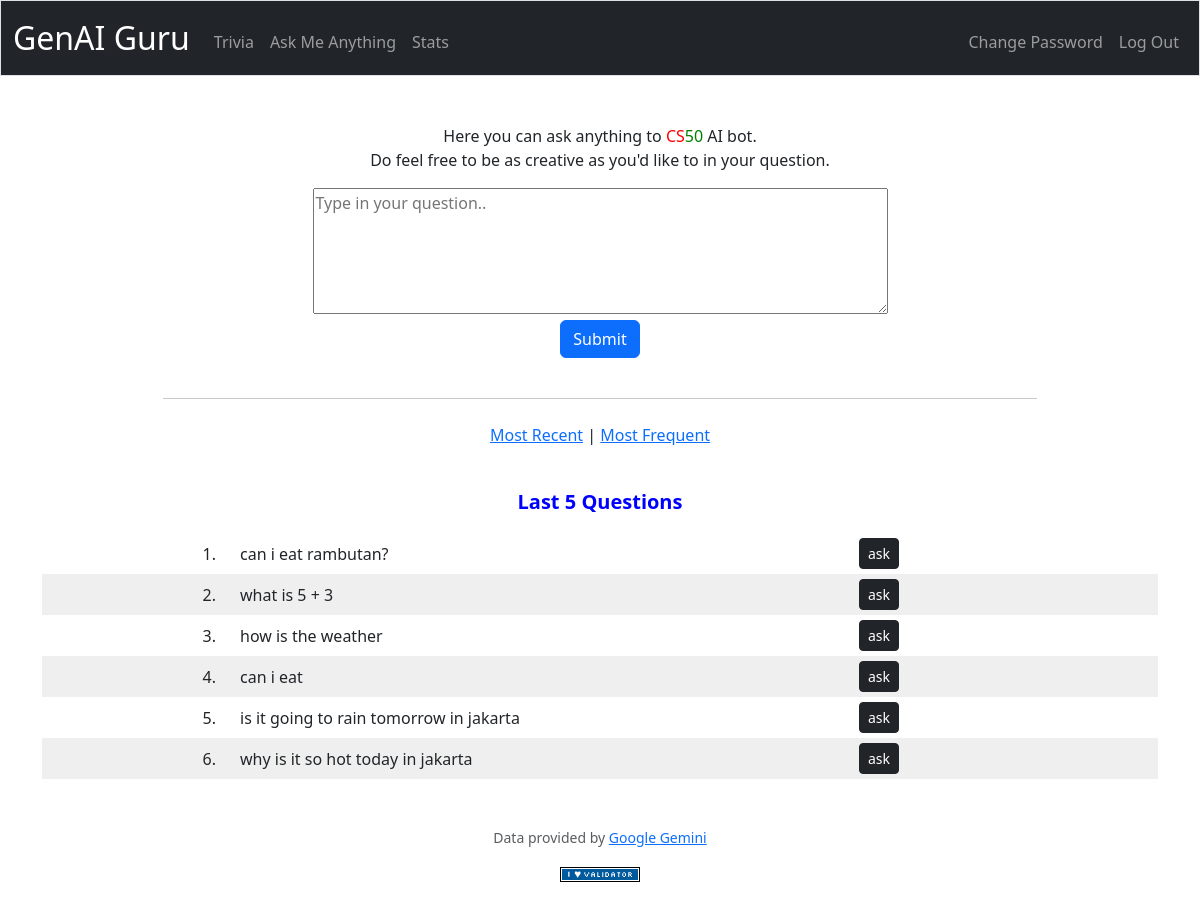
Page /ama?type=frequent (signed in) on the committed database.
### tables this page shows
CREATE TABLE history (
    id INTEGER PRIMARY KEY AUTOINCREMENT NOT NULL,
    user_id INTEGER NOT NULL,
    question TEXT NOT NULL,
    counter INTEGER NOT NULL DEFAULT 1,
    timestamp TIMESTAMP,
    FOREIGN KEY (user_id) REFERENCES users(id)
);

### app.py (the view, shortened to what this page needs)
@app.route("/ama", methods=["GET", "POST"])
@login_required
def ama():
    user_id = session["user_id"]
    if request.method == "POST":
        question = request.form.get("question").strip()
        if (question is None or len(question) == 0):
            return apology("Missing question!")
        response = fetch_ama_response(question)
        return render_template("ama_done.html", question=question, answer=markdown(response))
    else:
        questionid = request.args.get("questionid")
        if not questionid:
            type = request.args.get("type")
            orderby = "timestamp"
            if type == "frequent":
                orderby = "counter"
            rows = db.execute("SELECT id, question FROM history WHERE user_id=? ORDER BY %s DESC \
                              LIMIT ?" % orderby, user_id, MOST_RECENT_QUESTIONS)
            questions = []
            for row in rows:
                questions.append((row["id"], row["question"]))
            return render_template("ama.html", questions=questions)

### app.py (called while the page is built)
@app.after_request
def after_request(response):
    response.headers["Cache-Control"] = "no-cache, no-store, must-revalidate"
    response.headers["Expires"] = 0
    response.headers["Pragma"] = "no-cache"
    return response

### helpers.py (called while the page is built)
def login_required(f):
    @wraps(f)
    def decorated_function(*args, **kwargs):
        if session.get("user_id") is None:
            return redirect("/login")
        return f(*args, **kwargs)
    return decorated_function

### templates/ama.html (shortened to what this page needs)
{% extends "layout.html" %}
{% block main %}
<div class="container-fluid">
    Here you can ask anything to <span class="red">CS</span><span class="green">50</span> AI bot.
    <br>Do feel free to be as creative as you'd like to in your question.
    <form action="/ama" method="POST">
      <textarea name="question" cols=60 rows=5 placeholder="Type in your question.."></textarea>
      <p><button type="submit" class="btn btn-primary">Submit</button></p>
    </form>
    <br>
</div>
<div class="container">
  <hr>
  <br>
  <p><a href="/ama">Most Recent</a> |
    <a href="/ama?type=frequent">Most Frequent</a>
  </p>
  <br>
  <p class="title">Last 5 Questions</p>
  {% for qq in questions %}
    <div class="row row-striped align-items-center">
        <div class="col-md-2 text-end">{{loop.index}}. </div>
        <div class="col-md-6 text-start">{{qq[1]}}</div>
        <div class="col-md-2"><a href="ama?questionid={{qq[0]}}" class="btn-sm btn btn-dark" style="margin: 5px">ask</a></div>
    </div>
  {% endfor %}
</div>
{% endblock %}

### static/styles.css (style rules this page uses)
.row-striped:nth-of-type(even) { background-color: #efefef; }
.row-striped:nth-of-type(odd) { background-color: #ffffff; }
.green { color: green; }
.red { color: red; }
.title { font-size: 20px; font-weight: bold; color: blue; }
hr { width: 80%; margin: 0 auto; }

### rows in the picture
history: question "can i eat rambutan?"
history: question "what is 5 + 3"
history: question "how is the weather"
history: question "can i eat"
history: question "is it going to rain tomorrow in jakarta"
history: question "why is it so hot today in jakarta"
